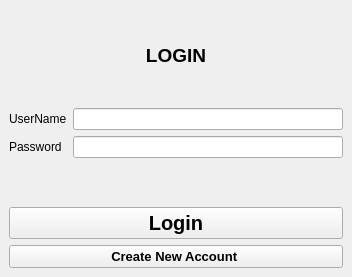
<?xml version="1.0" encoding="UTF-8"?>
<ui version="4.0">
 <class>MainWindow</class>
 <widget class="QMainWindow" name="MainWindow">
  <property name="geometry">
   <rect>
    <x>0</x>
    <y>0</y>
    <width>352</width>
    <height>277</height>
   </rect>
  </property>
  <property name="windowTitle">
   <string>Login</string>
  </property>
  <widget class="QWidget" name="centralwidget">
   <property name="enabled">
    <bool>true</bool>
   </property>
   <layout class="QVBoxLayout" name="verticalLayout_2">
    <item>
     <layout class="QVBoxLayout" name="verticalLayout">
      <item>
       <widget class="QLabel" name="LOGINHeader">
        <property name="font">
         <font>
          <family>Arial</family>
          <pointsize>15</pointsize>
          <weight>75</weight>
          <bold>true</bold>
         </font>
        </property>
        <property name="autoFillBackground">
         <bool>false</bool>
        </property>
        <property name="text">
         <string>&lt;html&gt;&lt;head/&gt;&lt;body&gt;&lt;p align=&quot;center&quot;&gt;&lt;span style=&quot; font-size:14pt;&quot;&gt;LOGIN&lt;/span&gt;&lt;/p&gt;&lt;/body&gt;&lt;/html&gt;</string>
        </property>
       </widget>
      </item>
      <item>
       <layout class="QFormLayout" name="inputForm">
        <item row="0" column="0">
         <widget class="QLabel" name="usernameLabel">
          <property name="text">
           <string>UserName</string>
          </property>
         </widget>
        </item>
        <item row="0" column="1">
         <widget class="QLineEdit" name="usernameInput"/>
        </item>
        <item row="1" column="0">
         <widget class="QLabel" name="passwordLabel">
          <property name="text">
           <string>Password</string>
          </property>
         </widget>
        </item>
        <item row="1" column="1">
         <widget class="QLineEdit" name="passwordInput">
          <property name="echoMode">
           <enum>QLineEdit::Password</enum>
          </property>
         </widget>
        </item>
       </layout>
      </item>
      <item>
       <widget class="QPushButton" name="LoginButton">
        <property name="font">
         <font>
          <family>Segoe UI</family>
          <pointsize>15</pointsize>
          <weight>75</weight>
          <bold>true</bold>
         </font>
        </property>
        <property name="text">
         <string>Login</string>
        </property>
       </widget>
      </item>
      <item>
       <widget class="QPushButton" name="newAccountButton">
        <property name="font">
         <font>
          <family>Arial</family>
          <pointsize>10</pointsize>
          <weight>75</weight>
          <bold>true</bold>
         </font>
        </property>
        <property name="text">
         <string>Create New Account </string>
        </property>
       </widget>
      </item>
     </layout>
    </item>
   </layout>
  </widget>
 </widget>
 <resources/>
 <connections/>
</ui>
